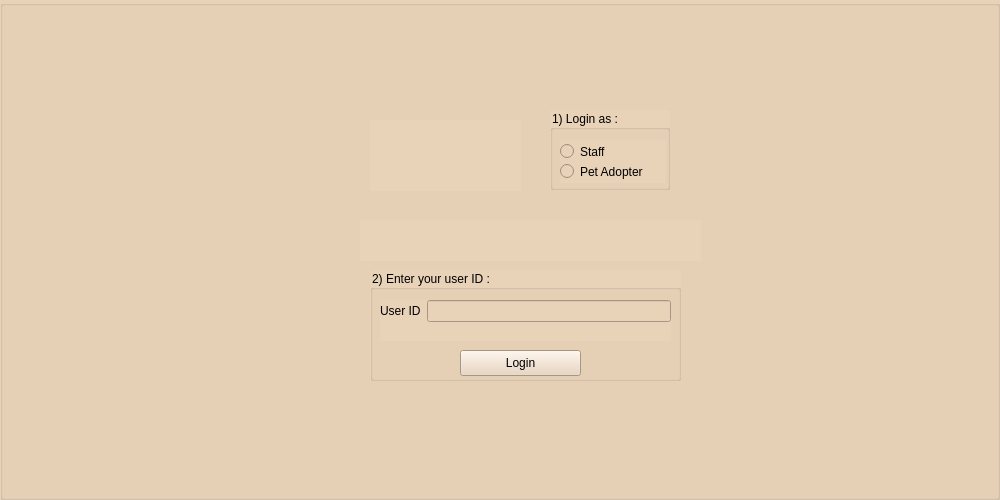
<?xml version="1.0" encoding="UTF-8"?>
<ui version="4.0">
 <class>Login</class>
 <widget class="QWidget" name="Login">
  <property name="geometry">
   <rect>
    <x>0</x>
    <y>0</y>
    <width>1000</width>
    <height>500</height>
   </rect>
  </property>
  <property name="windowTitle">
   <string>Form</string>
  </property>
  <property name="styleSheet">
   <string notr="true"/>
  </property>
  <widget class="QGroupBox" name="LoginGroupBox">
   <property name="geometry">
    <rect>
     <x>0</x>
     <y>0</y>
     <width>1000</width>
     <height>500</height>
    </rect>
   </property>
   <property name="font">
    <font>
     <family>URW Gothic L</family>
    </font>
   </property>
   <property name="styleSheet">
    <string notr="true">background-color: rgb(232, 210, 184);
font: 10pt &quot;URW Gothic L&quot;;</string>
   </property>
   <property name="title">
    <string/>
   </property>
   <property name="alignment">
    <set>Qt::AlignCenter</set>
   </property>
   <widget class="QGroupBox" name="LoginCredentials">
    <property name="geometry">
     <rect>
      <x>370</x>
      <y>270</y>
      <width>311</width>
      <height>111</height>
     </rect>
    </property>
    <property name="title">
     <string>2) Enter your user ID :</string>
    </property>
    <widget class="QWidget" name="formLayoutWidget">
     <property name="geometry">
      <rect>
       <x>10</x>
       <y>30</y>
       <width>291</width>
       <height>41</height>
      </rect>
     </property>
     <layout class="QFormLayout" name="formLayout">
      <item row="0" column="0">
       <widget class="QLabel" name="userIDLabel">
        <property name="text">
         <string>User ID</string>
        </property>
       </widget>
      </item>
      <item row="0" column="1">
       <widget class="QLineEdit" name="userIDLineEdit"/>
      </item>
     </layout>
    </widget>
    <widget class="QPushButton" name="loginButton">
     <property name="geometry">
      <rect>
       <x>90</x>
       <y>80</y>
       <width>121</width>
       <height>26</height>
      </rect>
     </property>
     <property name="text">
      <string>Login</string>
     </property>
    </widget>
   </widget>
   <widget class="QGroupBox" name="LoginType">
    <property name="geometry">
     <rect>
      <x>550</x>
      <y>110</y>
      <width>120</width>
      <height>80</height>
     </rect>
    </property>
    <property name="title">
     <string>1) Login as :</string>
    </property>
    <widget class="QRadioButton" name="staffRadioButton">
     <property name="geometry">
      <rect>
       <x>10</x>
       <y>30</y>
       <width>106</width>
       <height>23</height>
      </rect>
     </property>
     <property name="text">
      <string>Staff</string>
     </property>
    </widget>
    <widget class="QRadioButton" name="clientRadioButton">
     <property name="geometry">
      <rect>
       <x>10</x>
       <y>50</y>
       <width>106</width>
       <height>23</height>
      </rect>
     </property>
     <property name="text">
      <string>Pet Adopter</string>
     </property>
    </widget>
   </widget>
   <widget class="QLabel" name="cuacs_logo">
    <property name="geometry">
     <rect>
      <x>370</x>
      <y>120</y>
      <width>151</width>
      <height>71</height>
     </rect>
    </property>
    <property name="text">
     <string/>
    </property>
   </widget>
   <widget class="QLabel" name="errorLabel">
    <property name="geometry">
     <rect>
      <x>360</x>
      <y>220</y>
      <width>341</width>
      <height>41</height>
     </rect>
    </property>
    <property name="text">
     <string/>
    </property>
    <property name="alignment">
     <set>Qt::AlignCenter</set>
    </property>
    <property name="wordWrap">
     <bool>true</bool>
    </property>
   </widget>
  </widget>
 </widget>
 <resources/>
 <connections/>
</ui>
